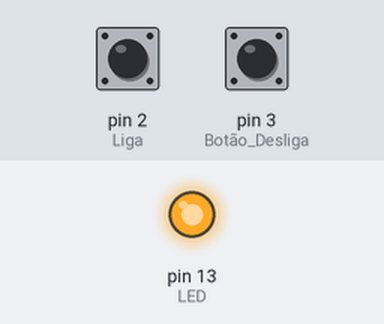
This sketch was run on a simulated Arduino Uno, built with avr-gcc and run on an emulated ATmega328P. On the bench: output pins drawn as LEDs (lit = HIGH). The inputs (shaded band) are chosen by the test bench; at power-on: pin 2 (Liga) HIGH, pin 3 (Botão_Desliga) HIGH.

Above: at 1.2 s.
1.3 s: pin 2 (Liga) pulled LOW for 0.15 s
At 2.3 s:
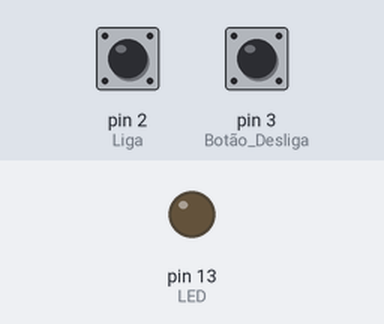
Timing chart, 0 to 4.3 s (numbered marks = the images above; inputs shaded):
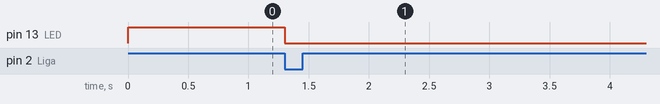

Measured:
- after the input at 1.3 s, pin 13 (LED): HIGH → LOW at once

The sketch:

operadorlogicoOR.ino
```cpp
/**
  Estudo do operador lógico AND
  Simulador de parada de emergência escada rolante
  @author Matheus Pinheiro de Oliveira
  @link https://www.tinkercad.com/things/dlvJfnQvdDc/editel?returnTo=%2Fdashboard%2Fdesigns%2Fcircuits
*/


void setup() {
  pinMode(13, OUTPUT);       //LED
  pinMode(2, INPUT_PULLUP);  //Liga (1 não pressionado | 0 pressionado)
  pinMode(3, INPUT_PULLUP);  //Botão Desliga (1 não pressionado | 0 pressionado)
  digitalWrite(13, HIGH);
}
void loop() {
  int botao1 = digitalRead(2);  //Ligar o LED
  int botao2 = digitalRead(3);  //Desligar o LED
  // desligar o LED se o botao1 ou o botao2 forem pressionados

  if (botao1 == 0 || botao2 == 0) {
    digitalWrite(13, LOW);
  }
}
```
